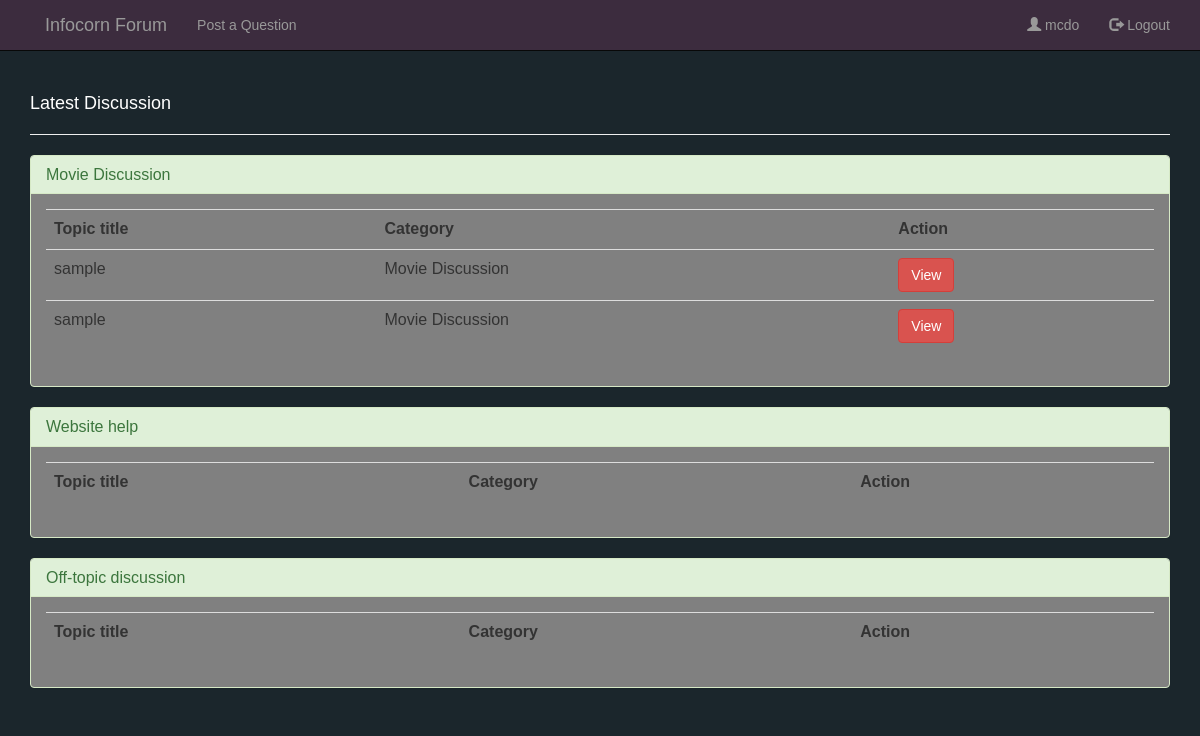
Screenshot of /forum/pages/home.php (signed in) with the database file from the repository.
### tables this page shows
CREATE TABLE `category` (
  `cat_id` int(12) NOT NULL,
  `category` varchar(200) DEFAULT NULL
);

CREATE TABLE `tblpost` (
  `post_Id` int(11) NOT NULL,
  `title` varchar(255) DEFAULT NULL,
  `content` text DEFAULT NULL,
  `datetime` datetime DEFAULT NULL,
  `cat_id` int(12) DEFAULT NULL,
  `user_Id` int(12) DEFAULT NULL
);

### forum/pages/home.php (the view, shortened to what this page needs)
<?php
$username=$_SESSION['username'];
?>
<html>
<head>
	<link rel="stylesheet" type="text/css" href="../css/bootstrap.css">
	<link rel="stylesheet" type="text/css" href="../css/bootstrap.min.css">
	<link rel="stylesheet" type="text/css" href="../css/global.css">
    <link href="//netdna.bootstrapcdn.com/font-awesome/4.0.3/css/font-awesome.css" rel="stylesheet">
</head>
<body>
    <nav class="navbar navbar-inverse navbar-fixed-top" style="background-color : #3c2c3e;">
        <div class="container">
            <div class="navbar-header page-scroll">
                <a class="navbar-brand page-scroll" href="home.php"></a>
            </div>
            <div class="navbar-header">
                <a class="navbar-brand" href="home.php">Infocorn Forum</a>
            </div>
            <div class="collapse navbar-collapse">
                <ul class="nav navbar-nav navbar-left">
                    <li><a href="#quest"> Post a Question</a></li>
                </ul>
					 <ul class="nav navbar-nav navbar-right">
                         <li><a href="#" ><span class="glyphicon glyphicon-user"></span> <?php echo $username;?></a></li>
                        <li ><a href="logout.php"><span class="glyphicon glyphicon-log-out"></span> Logout</a></li>
                </ul>
            </div>
        </div>
    </nav>
    <div class="container" style="margin:7% auto;">
    	<h4 style="color:white;">Latest Discussion</h4>
    	<hr>
        <?php  include "../functions/db.php";
        $sel = mysqli_query($con, "SELECT * from category");
        while($row=mysqli_fetch_assoc($sel)){
            extract($row);
           echo '<div class="panel panel-success" style="background-color:gray;">
                    <div class="panel-heading">
                    <h3 class="panel-title">'.$category.'</h3>
                    </div>
                    <div class="panel-body">
                    <table class="table table-stripped">
                    <tr>
                    <th>Topic title</th>
                    <th>Category</th>
                    <th>Action</th>
                    </tr>';
                    $sel1 = mysqli_query($con, "SELECT * from tblpost where cat_id='$cat_id' ");
                    while($row1=mysqli_fetch_assoc($sel1)){
                        extract($row1);
                        echo '<tr>';
                        echo '<td>'.$title.'</td>';
                        echo '<td>'.$category.'</td>';
                        echo '<td><a href="content.php?post_id='.$post_Id.'"><button class="btn btn-success btn-danger">View</button></td>';
                        echo '</tr>';
                    }
                echo '</table>
                    </div>
                </div>';
        }
        ?>
</body>
</html>

### forum/css/global.css (style rules this page uses)
body { margin: 0; font-family: "Ubuntu", Arial, Helvetica, sans-serif; background-color: #1b262c; }

### rows the page displays
category: category "Movie Discussion"
tblpost: title "sample", cat.category "Movie Discussion"
tblpost: title "sample", cat.category "Movie Discussion"
category: category "Website help"
category: category "Off-topic discussion"

### other values shown
$username "mcdo"
